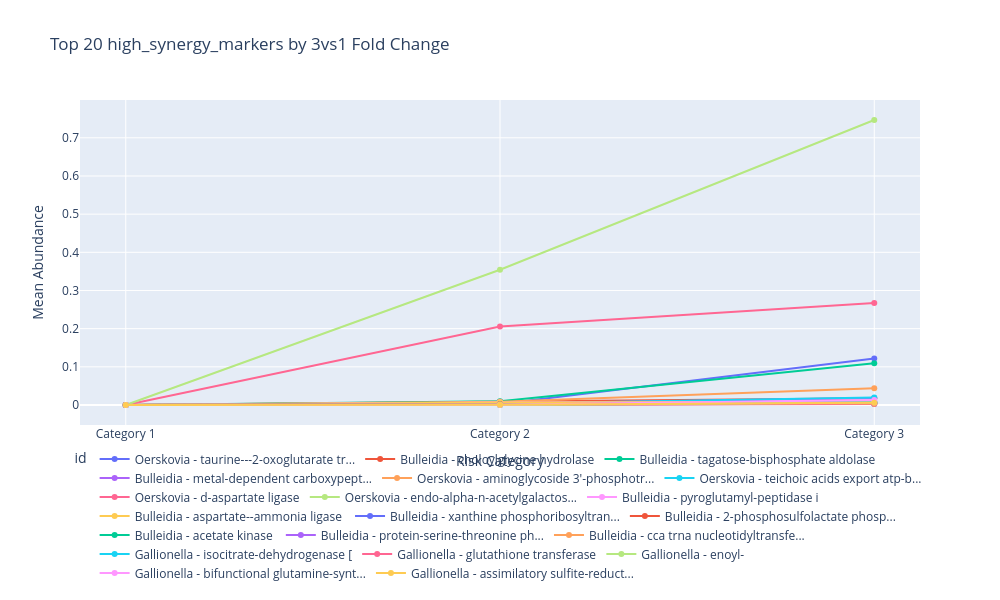

Notebook code for this chart:
### Code cell
plot_abundance_across_categories(very_high_specificity, "very_high_specificity", top_n=25, sort_by='combined_score')
fig.show()
plt.savefig("/home/beatriz/SharedFolder/Visualisations/increas_19.png", dpi=300, bbox_inches='tight')

### Figure 1 — Plotly figure (JSON) as saved in the notebook; plotly's stock layout.template omitted (floating-point values rounded to 4 significant figures)
{"data": [{"customdata": [["12213.01x", "10.00", 25.22], ["12213.01x", "10.00", 25.22], ["12213.01x", "10.00", 25.22]], "hovertemplate": "id=Oerskovia - taurine---2-oxoglutarate tr...<br>Risk Category=%{x}<br>Mean Abundance=%{y}<br>fold_change=%{customdata[0]}<br>log2fc=%{customdata[1]}<br>score=%{customdata[2]}<extra></extra>", "legendgroup": "Oerskovia - taurine---2-oxoglutarate tr...", "line": {"color": "#636efa", "dash": "solid"}, "marker": {"symbol": "circle"}, "mode": "lines+markers", "name": "Oerskovia - taurine---2-oxoglutarate tr...", "orientation": "v", "showlegend": true, "type": "scatter", "x": [1, 2, 3], "xaxis": "x", "y": [0, 0.002927, 0.1221], "yaxis": "y"}, {"customdata": [["1756.57x", "10.00", 43.32], ["1756.57x", "10.00", 43.32], ["1756.57x", "10.00", 43.32]], "hovertemplate": "id=Bulleidia - choloylglycine hydrolase<br>Risk Category=%{x}<br>Mean Abundance=%{y}<br>fold_change=%{customdata[0]}<br>log2fc=%{customdata[1]}<br>score=%{customdata[2]}<extra></extra>", "legendgroup": "Bulleidia - choloylglycine hydrolase", "line": {"color": "#EF553B", "dash": "solid"}, "marker": {"symbol": "circle"}, "mode": "lines+markers", "name": "Bulleidia - choloylglycine hydrolase", "orientation": "v", "showlegend": true, "type": "scatter", "x": [1, 2, 3], "xaxis": "x", "y": [0, 0.008784, 0.01756], "yaxis": "y"}, {"customdata": [["10964.04x", "10.00", 43.64], ["10964.04x", "10.00", 43.64], ["10964.04x", "10.00", 43.64]], "hovertemplate": "id=Bulleidia - tagatose-bisphosphate aldolase<br>Risk Category=%{x}<br>Mean Abundance=%{y}<br>fold_change=%{customdata[0]}<br>log2fc=%{customdata[1]}<br>score=%{customdata[2]}<extra></extra>", "legendgroup": "Bulleidia - tagatose-bisphosphate aldolase", "line": {"color": "#00cc96", "dash": "solid"}, "marker": {"symbol": "circle"}, "mode": "lines+markers", "name": "Bulleidia - tagatose-bisphosphate aldolase", "orientation": "v", "showlegend": true, "type": "scatter", "x": [1, 2, 3], "xaxis": "x", "y": [0, 0.009602, 0.1096], "yaxis": "y"}, {"customdata": [["1805.80x", "10.00", 44.74], ["1805.80x", "10.00", 44.74], ["1805.80x", "10.00", 44.74]], "hovertemplate": "id=Bulleidia - metal-dependent carboxypept...<br>Risk Category=%{x}<br>Mean Abundance=%{y}<br>fold_change=%{customdata[0]}<br>log2fc=%{customdata[1]}<br>score=%{customdata[2]}<extra></extra>", "legendgroup": "Bulleidia - metal-dependent carboxypept...", "line": {"color": "#ab63fa", "dash": "solid"}, "marker": {"symbol": "circle"}, "mode": "lines+markers", "name": "Bulleidia - metal-dependent carboxypept...", "orientation": "v", "showlegend": true, "type": "scatter", "x": [1, 2, 3], "xaxis": "x", "y": [0, 0.003454, 0.01805], "yaxis": "y"}, {"customdata": [["4373.95x", "10.00", 38.52], ["4373.95x", "10.00", 38.52], ["4373.95x", "10.00", 38.52]], "hovertemplate": "id=Oerskovia - aminoglycoside 3'-phosphotr...<br>Risk Category=%{x}<br>Mean Abundance=%{y}<br>fold_change=%{customdata[0]}<br>log2fc=%{customdata[1]}<br>score=%{customdata[2]}<extra></extra>", "legendgroup": "Oerskovia - aminoglycoside 3'-phosphotr...", "line": {"color": "#FFA15A", "dash": "solid"}, "marker": {"symbol": "circle"}, "mode": "lines+markers", "name": "Oerskovia - aminoglycoside 3'-phosphotr...", "orientation": "v", "showlegend": true, "type": "scatter", "x": [1, 2, 3], "xaxis": "x", "y": [0, 0.008523, 0.04373], "yaxis": "y"}, {"customdata": [["1983.29x", "10.00", 37.88], ["1983.29x", "10.00", 37.88], ["1983.29x", "10.00", 37.88]], "hovertemplate": "id=Oerskovia - teichoic acids export atp-b...<br>Risk Category=%{x}<br>Mean Abundance=%{y}<br>fold_change=%{customdata[0]}<br>log2fc=%{customdata[1]}<br>score=%{customdata[2]}<extra></extra>", "legendgroup": "Oerskovia - teichoic acids export atp-b...", "line": {"color": "#19d3f3", "dash": "solid"}, "marker": {"symbol": "circle"}, "mode": "lines+markers", "name": "Oerskovia - teichoic acids export atp-b...", "orientation": "v", "showlegend": true, "type": "scatter", "x": [1, 2, 3], "xaxis": "x", "y": [0, 0.003413, 0.01982], "yaxis": "y"}, {"customdata": [["26732.11x", "10.00", 46.82], ["26732.11x", "10.00", 46.82], ["26732.11x", "10.00", 46.82]], "hovertemplate": "id=Oerskovia - d-aspartate ligase<br>Risk Category=%{x}<br>Mean Abundance=%{y}<br>fold_change=%{customdata[0]}<br>log2fc=%{customdata[1]}<br>score=%{customdata[2]}<extra></extra>", "legendgroup": "Oerskovia - d-aspartate ligase", "line": {"color": "#FF6692", "dash": "solid"}, "marker": {"symbol": "circle"}, "mode": "lines+markers", "name": "Oerskovia - d-aspartate ligase", "orientation": "v", "showlegend": true, "type": "scatter", "x": [1, 2, 3], "xaxis": "x", "y": [0, 0.2058, 0.2673], "yaxis": "y"}, {"customdata": [["74666.14x", "10.00", 25.22], ["74666.14x", "10.00", 25.22], ["74666.14x", "10.00", 25.22]], "hovertemplate": "id=Oerskovia - endo-alpha-n-acetylgalactos...<br>Risk Category=%{x}<br>Mean Abundance=%{y}<br>fold_change=%{customdata[0]}<br>log2fc=%{customdata[1]}<br>score=%{customdata[2]}<extra></extra>", "legendgroup": "Oerskovia - endo-alpha-n-acetylgalactos...", "line": {"color": "#B6E880", "dash": "solid"}, "marker": {"symbol": "circle"}, "mode": "lines+markers", "name": "Oerskovia - endo-alpha-n-acetylgalactos...", "orientation": "v", "showlegend": true, "type": "scatter", "x": [1, 2, 3], "xaxis": "x", "y": [0, 0.3544, 0.7467], "yaxis": "y"}, {"customdata": [["875.77x", "9.77", 41.07], ["875.77x", "9.77", 41.07], ["875.77x", "9.77", 41.07]], "hovertemplate": "id=Bulleidia - pyroglutamyl-peptidase i<br>Risk Category=%{x}<br>Mean Abundance=%{y}<br>fold_change=%{customdata[0]}<br>log2fc=%{customdata[1]}<br>score=%{customdata[2]}<extra></extra>", "legendgroup": "Bulleidia - pyroglutamyl-peptidase i", "line": {"color": "#FF97FF", "dash": "solid"}, "marker": {"symbol": "circle"}, "mode": "lines+markers", "name": "Bulleidia - pyroglutamyl-peptidase i", "orientation": "v", "showlegend": true, "type": "scatter", "x": [1, 2, 3], "xaxis": "x", "y": [0, 0.006374, 0.008748], "yaxis": "y"}, {"customdata": [["775.33x", "9.60", 46.8], ["775.33x", "9.60", 46.8], ["775.33x", "9.60", 46.8]], "hovertemplate": "id=Bulleidia - aspartate--ammonia ligase <br>Risk Category=%{x}<br>Mean Abundance=%{y}<br>fold_change=%{customdata[0]}<br>log2fc=%{customdata[1]}<br>score=%{customdata[2]}<extra></extra>", "legendgroup": "Bulleidia - aspartate--ammonia ligase ", "line": {"color": "#FECB52", "dash": "solid"}, "marker": {"symbol": "circle"}, "mode": "lines+markers", "name": "Bulleidia - aspartate--ammonia ligase ", "orientation": "v", "showlegend": true, "type": "scatter", "x": [1, 2, 3], "xaxis": "x", "y": [0, 0.006241, 0.007743], "yaxis": "y"}, {"customdata": [["729.79x", "9.51", 44.92], ["729.79x", "9.51", 44.92], ["729.79x", "9.51", 44.92]], "hovertemplate": "id=Bulleidia - xanthine phosphoribosyltran...<br>Risk Category=%{x}<br>Mean Abundance=%{y}<br>fold_change=%{customdata[0]}<br>log2fc=%{customdata[1]}<br>score=%{customdata[2]}<extra></extra>", "legendgroup": "Bulleidia - xanthine phosphoribosyltran...", "line": {"color": "#636efa", "dash": "solid"}, "marker": {"symbol": "circle"}, "mode": "lines+markers", "name": "Bulleidia - xanthine phosphoribosyltran...", "orientation": "v", "showlegend": true, "type": "scatter", "x": [1, 2, 3], "xaxis": "x", "y": [0, 0.001229, 0.007288], "yaxis": "y"}, {"customdata": [["474.13x", "8.89", 47.07], ["474.13x", "8.89", 47.07], ["474.13x", "8.89", 47.07]], "hovertemplate": "id=Bulleidia - 2-phosphosulfolactate phosp...<br>Risk Category=%{x}<br>Mean Abundance=%{y}<br>fold_change=%{customdata[0]}<br>log2fc=%{customdata[1]}<br>score=%{customdata[2]}<extra></extra>", "legendgroup": "Bulleidia - 2-phosphosulfolactate phosp...", "line": {"color": "#EF553B", "dash": "solid"}, "marker": {"symbol": "circle"}, "mode": "lines+markers", "name": "Bulleidia - 2-phosphosulfolactate phosp...", "orientation": "v", "showlegend": true, "type": "scatter", "x": [1, 2, 3], "xaxis": "x", "y": [0, 0.001664, 0.004731], "yaxis": "y"}, {"customdata": [["340.44x", "8.41", 47.05], ["340.44x", "8.41", 47.05], ["340.44x", "8.41", 47.05]], "hovertemplate": "id=Bulleidia - acetate kinase <br>Risk Category=%{x}<br>Mean Abundance=%{y}<br>fold_change=%{customdata[0]}<br>log2fc=%{customdata[1]}<br>score=%{customdata[2]}<extra></extra>", "legendgroup": "Bulleidia - acetate kinase ", "line": {"color": "#00cc96", "dash": "solid"}, "marker": {"symbol": "circle"}, "mode": "lines+markers", "name": "Bulleidia - acetate kinase ", "orientation": "v", "showlegend": true, "type": "scatter", "x": [1, 2, 3], "xaxis": "x", "y": [0, 0.001291, 0.003394], "yaxis": "y"}, {"customdata": [["295.53x", "8.21", 42.37], ["295.53x", "8.21", 42.37], ["295.53x", "8.21", 42.37]], "hovertemplate": "id=Bulleidia - protein-serine-threonine ph...<br>Risk Category=%{x}<br>Mean Abundance=%{y}<br>fold_change=%{customdata[0]}<br>log2fc=%{customdata[1]}<br>score=%{customdata[2]}<extra></extra>", "legendgroup": "Bulleidia - protein-serine-threonine ph...", "line": {"color": "#ab63fa", "dash": "solid"}, "marker": {"symbol": "circle"}, "mode": "lines+markers", "name": "Bulleidia - protein-serine-threonine ph...", "orientation": "v", "showlegend": true, "type": "scatter", "x": [1, 2, 3], "xaxis": "x", "y": [0, 0.0008848, 0.002945], "yaxis": "y"}, {"customdata": [["284.94x", "8.15", 44.29], ["284.94x", "8.15", 44.29], ["284.94x", "8.15", 44.29]], "hovertemplate": "id=Bulleidia - cca trna nucleotidyltransfe...<br>Risk Category=%{x}<br>Mean Abundance=%{y}<br>fold_change=%{customdata[0]}<br>log2fc=%{customdata[1]}<br>score=%{customdata[2]}<extra></extra>", "legendgroup": "Bulleidia - cca trna nucleotidyltransfe...", "line": {"color": "#FFA15A", "dash": "solid"}, "marker": {"symbol": "circle"}, "mode": "lines+markers", "name": "Bulleidia - cca trna nucleotidyltransfe...", "orientation": "v", "showlegend": true, "type": "scatter", "x": [1, 2, 3], "xaxis": "x", "y": [0, 0.001108, 0.002839], "yaxis": "y"}, {"customdata": [["112.67x", "6.82", 50.87], ["112.67x", "6.82", 50.87], ["112.67x", "6.82", 50.87]], "hovertemplate": "id=Gallionella - isocitrate-dehydrogenase [<br>Risk Category=%{x}<br>Mean Abundance=%{y}<br>fold_change=%{customdata[0]}<br>log2fc=%{customdata[1]}<br>score=%{customdata[2]}<extra></extra>", "legendgroup": "Gallionella - isocitrate-dehydrogenase [", "line": {"color": "#19d3f3", "dash": "solid"}, "marker": {"symbol": "circle"}, "mode": "lines+markers", "name": "Gallionella - isocitrate-dehydrogenase [", "orientation": "v", "showlegend": true, "type": "scatter", "x": [1, 2, 3], "xaxis": "x", "y": [5.362e-05, 0.0003007, 0.007158], "yaxis": "y"}, {"customdata": [["98.83x", "6.63", 54.98], ["98.83x", "6.63", 54.98], ["98.83x", "6.63", 54.98]], "hovertemplate": "id=Gallionella - glutathione transferase<br>Risk Category=%{x}<br>Mean Abundance=%{y}<br>fold_change=%{customdata[0]}<br>log2fc=%{customdata[1]}<br>score=%{customdata[2]}<extra></extra>", "legendgroup": "Gallionella - glutathione transferase", "line": {"color": "#FF6692", "dash": "solid"}, "marker": {"symbol": "circle"}, "mode": "lines+markers", "name": "Gallionella - glutathione transferase", "orientation": "v", "showlegend": true, "type": "scatter", "x": [1, 2, 3], "xaxis": "x", "y": [2.695e-05, 0.0001232, 0.003641], "yaxis": "y"}, {"customdata": [["87.63x", "6.45", 51.67], ["87.63x", "6.45", 51.67], ["87.63x", "6.45", 51.67]], "hovertemplate": "id=Gallionella - enoyl-<br>Risk Category=%{x}<br>Mean Abundance=%{y}<br>fold_change=%{customdata[0]}<br>log2fc=%{customdata[1]}<br>score=%{customdata[2]}<extra></extra>", "legendgroup": "Gallionella - enoyl-", "line": {"color": "#B6E880", "dash": "solid"}, "marker": {"symbol": "circle"}, "mode": "lines+markers", "name": "Gallionella - enoyl-", "orientation": "v", "showlegend": true, "type": "scatter", "x": [1, 2, 3], "xaxis": "x", "y": [6.301e-05, 0.0003101, 0.006388], "yaxis": "y"}, {"customdata": [["83.66x", "6.39", 50.86], ["83.66x", "6.39", 50.86], ["83.66x", "6.39", 50.86]], "hovertemplate": "id=Gallionella - bifunctional glutamine-synt...<br>Risk Category=%{x}<br>Mean Abundance=%{y}<br>fold_change=%{customdata[0]}<br>log2fc=%{customdata[1]}<br>score=%{customdata[2]}<extra></extra>", "legendgroup": "Gallionella - bifunctional glutamine-synt...", "line": {"color": "#FF97FF", "dash": "solid"}, "marker": {"symbol": "circle"}, "mode": "lines+markers", "name": "Gallionella - bifunctional glutamine-synt...", "orientation": "v", "showlegend": true, "type": "scatter", "x": [1, 2, 3], "xaxis": "x", "y": [0.0001505, 0.0006889, 0.01342], "yaxis": "y"}, {"customdata": [["82.74x", "6.37", 51.44], ["82.74x", "6.37", 51.44], ["82.74x", "6.37", 51.44]], "hovertemplate": "id=Gallionella - assimilatory sulfite-reduct...<br>Risk Category=%{x}<br>Mean Abundance=%{y}<br>fold_change=%{customdata[0]}<br>log2fc=%{customdata[1]}<br>score=%{customdata[2]}<extra></extra>", "legendgroup": "Gallionella - assimilatory sulfite-reduct...", "line": {"color": "#FECB52", "dash": "solid"}, "marker": {"symbol": "circle"}, "mode": "lines+markers", "name": "Gallionella - assimilatory sulfite-reduct...", "orientation": "v", "showlegend": true, "type": "scatter", "x": [1, 2, 3], "xaxis": "x", "y": [6.303e-05, 0.0004568, 0.006032], "yaxis": "y"}], "layout": {"height": 600, "legend": {"orientation": "h", "title": {"text": "id"}, "tracegroupgap": 0, "x": 0.5, "xanchor": "center", "y": -0.5, "yanchor": "bottom"}, "margin": {"b": 150}, "title": {"text": "Top 20 high_synergy_markers by 3vs1 Fold Change"}, "width": 1000, "xaxis": {"anchor": "y", "domain": [0, 1], "ticktext": ["Category 1", "Category 2", "Category 3"], "tickvals": [1, 2, 3], "title": {"text": "Risk Category"}}, "yaxis": {"anchor": "x", "domain": [0, 1], "title": {"text": "Mean Abundance"}}}}
